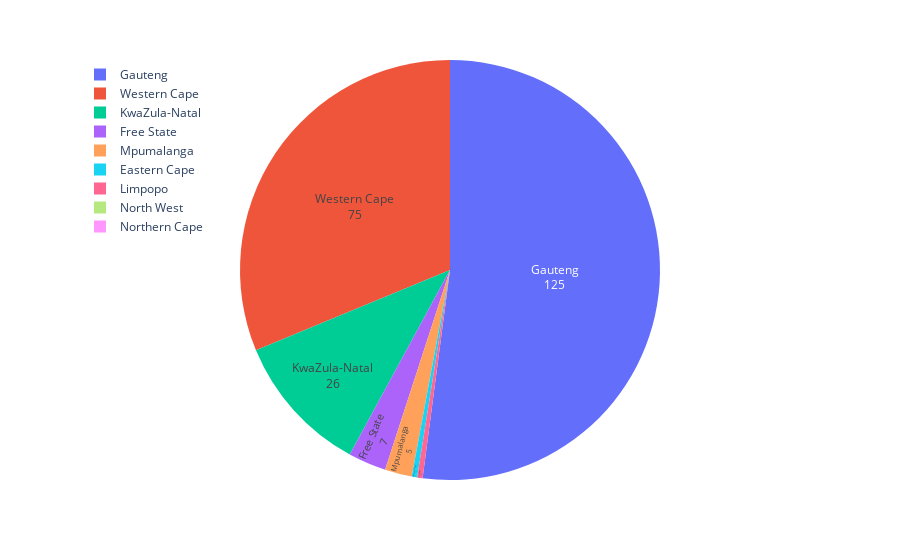

Write notebook code for a chart like this one.
### Code cell
fig_province = px.pie(province_cases, values='count', names='province')
fig_province.update_layout(legend=dict(x=0, y=1))
# hov_template = ''
fig_province.update_traces(hoverinfo= 'label+percent', 
                  hovertemplate = '%{label}<br>%{value}',
                  textinfo='value+label',
                  textposition='inside')
fig_province.show()

### Figure 1 — Plotly figure (JSON) as saved in the notebook; plotly's stock layout.template omitted (floating-point values rounded to 4 significant figures)
{"data": [{"domain": {"x": [0, 1], "y": [0, 1]}, "hoverinfo": "label+percent", "hoverlabel": {"namelength": 0}, "hovertemplate": "%{label}<br>%{value}", "labels": ["Eastern Cape", "Free State", "Gauteng", "KwaZula-Natal", "Limpopo", "Mpumalanga", "Western Cape", "North West", "Northern Cape"], "legendgroup": "", "name": "", "showlegend": true, "textinfo": "value+label", "textposition": "inside", "type": "pie", "values": [1, 7, 125, 26, 1, 5, 75, 0, 0]}], "layout": {"legend": {"tracegroupgap": 0, "x": 0, "y": 1}, "margin": {"t": 60}}}
